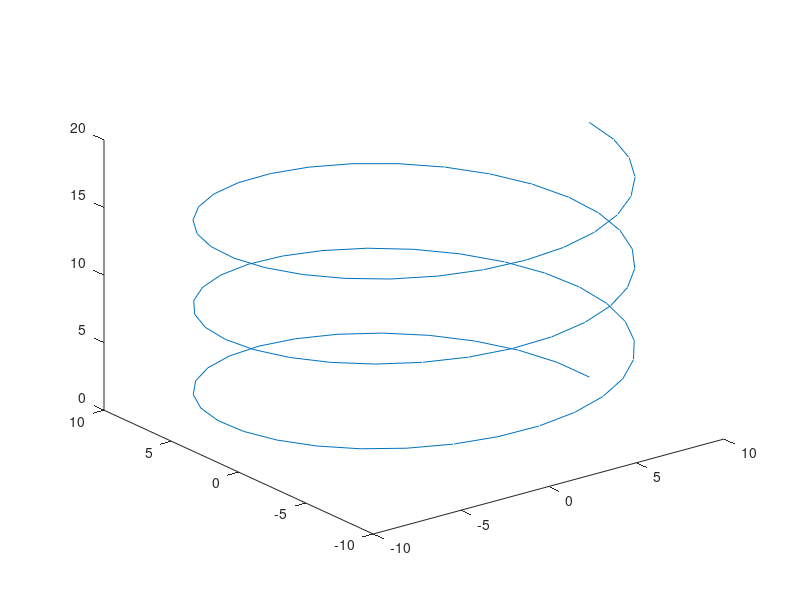

The MATLAB script that drew this image:
clc; clear all; clf;
r=10;
pitch=10;
thetaArray=linspace(0,6*pi,90);
xArray=r*cos(thetaArray);
yArray=r*sin(thetaArray);
zArray=thetaArray;

figure(1)
plot3(xArray, yArray, zArray);